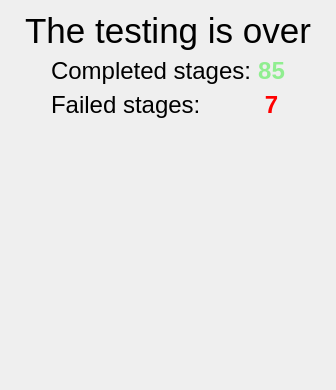
           <widget class="QWidget" name="end">
            <layout class="QVBoxLayout" name="verticalLayout_10">
             <item>
              <widget class="QLabel" name="label_4">
               <property name="sizePolicy">
                <sizepolicy hsizetype="Expanding" vsizetype="Expanding">
                 <horstretch>0</horstretch>
                 <verstretch>0</verstretch>
                </sizepolicy>
               </property>
               <property name="font">
                <font>
                 <pointsize>26</pointsize>
                </font>
               </property>
               <property name="text">
                <string>The testing is over</string>
               </property>
               <property name="alignment">
                <set>Qt::AlignCenter</set>
               </property>
              </widget>
             </item>
             <item>
              <layout class="QHBoxLayout" name="horizontalLayout_9">
               <item>
                <spacer name="horizontalSpacer_4">
                 <property name="orientation">
                  <enum>Qt::Horizontal</enum>
                 </property>
                 <property name="sizeHint" stdset="0">
                  <size>
                   <width>40</width>
                   <height>20</height>
                  </size>
                 </property>
                </spacer>
               </item>
               <item>
                <layout class="QGridLayout" name="gridLayout_2">
                 <item row="0" column="0">
                  <widget class="QLabel" name="label_5">
                   <property name="font">
                    <font>
                     <pointsize>18</pointsize>
                    </font>
                   </property>
                   <property name="text">
                    <string>Completed stages:</string>
                   </property>
                  </widget>
                 </item>
                 <item row="0" column="1">
                  <widget class="QLabel" name="completedCountLabel">
                   <property name="palette">
                    <palette>
                     <active>
                      <colorrole role="WindowText">
                       <brush brushstyle="SolidPattern">
                        <color alpha="255">
                         <red>144</red>
                         <green>238</green>
                         <blue>144</blue>
                        </color>
                       </brush>
                      </colorrole>
                      <colorrole role="Text">
                       <brush brushstyle="SolidPattern">
                        <color alpha="255">
                         <red>144</red>
                         <green>238</green>
                         <blue>144</blue>
                        </color>
                       </brush>
                      </colorrole>
                      <colorrole role="ButtonText">
                       <brush brushstyle="SolidPattern">
                        <color alpha="255">
                         <red>144</red>
                         <green>238</green>
                         <blue>144</blue>
                        </color>
                       </brush>
                      </colorrole>
                     </active>
                     <inactive>
                      <colorrole role="WindowText">
                       <brush brushstyle="SolidPattern">
                        <color alpha="255">
                         <red>144</red>
                         <green>238</green>
                         <blue>144</blue>
                        </color>
                       </brush>
                      </colorrole>
                      <colorrole role="Text">
                       <brush brushstyle="SolidPattern">
                        <color alpha="255">
                         <red>144</red>
                         <green>238</green>
                         <blue>144</blue>
                        </color>
                       </brush>
                      </colorrole>
                      <colorrole role="ButtonText">
                       <brush brushstyle="SolidPattern">
                        <color alpha="255">
                         <red>144</red>
                         <green>238</green>
                         <blue>144</blue>
                        </color>
                       </brush>
                      </colorrole>
                     </inactive>
                     <disabled>
                      <colorrole role="WindowText">
                       <brush brushstyle="SolidPattern">
                        <color alpha="255">
                         <red>144</red>
                         <green>238</green>
                         <blue>144</blue>
                        </color>
                       </brush>
                      </colorrole>
                      <colorrole role="Text">
                       <brush brushstyle="SolidPattern">
                        <color alpha="255">
                         <red>144</red>
                         <green>238</green>
                         <blue>144</blue>
                        </color>
                       </brush>
                      </colorrole>
                      <colorrole role="ButtonText">
                       <brush brushstyle="SolidPattern">
                        <color alpha="255">
                         <red>144</red>
                         <green>238</green>
                         <blue>144</blue>
                        </color>
                       </brush>
                      </colorrole>
                     </disabled>
                    </palette>
                   </property>
                   <property name="font">
                    <font>
                     <pointsize>18</pointsize>
                     <weight>75</weight>
                     <italic>false</italic>
                     <bold>true</bold>
                     <underline>false</underline>
                     <strikeout>false</strikeout>
                    </font>
                   </property>
                   <property name="text">
                    <string>85</string>
                   </property>
                   <property name="alignment">
                    <set>Qt::AlignCenter</set>
                   </property>
                  </widget>
                 </item>
                 <item row="1" column="0">
                  <widget class="QLabel" name="label_6">
                   <property name="font">
                    <font>
                     <pointsize>18</pointsize>
                    </font>
                   </property>
                   <property name="text">
                    <string>Failed stages:</string>
                   </property>
                  </widget>
                 </item>
                 <item row="1" column="1">
                  <widget class="QLabel" name="failedCountLabel">
                   <property name="palette">
                    <palette>
                     <active>
                      <colorrole role="WindowText">
                       <brush brushstyle="SolidPattern">
                        <color alpha="255">
                         <red>255</red>
                         <green>0</green>
                         <blue>0</blue>
                        </color>
                       </brush>
                      </colorrole>
                      <colorrole role="Text">
                       <brush brushstyle="SolidPattern">
                        <color alpha="255">
                         <red>255</red>
                         <green>0</green>
                         <blue>0</blue>
                        </color>
                       </brush>
                      </colorrole>
                      <colorrole role="ButtonText">
                       <brush brushstyle="SolidPattern">
                        <color alpha="255">
                         <red>255</red>
                         <green>0</green>
                         <blue>0</blue>
                        </color>
                       </brush>
                      </colorrole>
                     </active>
                     <inactive>
                      <colorrole role="WindowText">
                       <brush brushstyle="SolidPattern">
                        <color alpha="255">
                         <red>255</red>
                         <green>0</green>
                         <blue>0</blue>
                        </color>
                       </brush>
                      </colorrole>
                      <colorrole role="Text">
                       <brush brushstyle="SolidPattern">
                        <color alpha="255">
                         <red>255</red>
                         <green>0</green>
                         <blue>0</blue>
                        </color>
                       </brush>
                      </colorrole>
                      <colorrole role="ButtonText">
                       <brush brushstyle="SolidPattern">
                        <color alpha="255">
                         <red>255</red>
                         <green>0</green>
                         <blue>0</blue>
                        </color>
                       </brush>
                      </colorrole>
                     </inactive>
                     <disabled>
                      <colorrole role="WindowText">
                       <brush brushstyle="SolidPattern">
                        <color alpha="255">
                         <red>255</red>
                         <green>0</green>
                         <blue>0</blue>
                        </color>
                       </brush>
                      </colorrole>
                      <colorrole role="Text">
                       <brush brushstyle="SolidPattern">
                        <color alpha="255">
                         <red>255</red>
                         <green>0</green>
                         <blue>0</blue>
                        </color>
                       </brush>
                      </colorrole>
                      <colorrole role="ButtonText">
                       <brush brushstyle="SolidPattern">
                        <color alpha="255">
                         <red>255</red>
                         <green>0</green>
                         <blue>0</blue>
                        </color>
                       </brush>
                      </colorrole>
                     </disabled>
                    </palette>
                   </property>
                   <property name="font">
                    <font>
                     <pointsize>18</pointsize>
                     <weight>75</weight>
                     <bold>true</bold>
                    </font>
                   </property>
                   <property name="text">
                    <string>7</string>
                   </property>
                   <property name="alignment">
                    <set>Qt::AlignCenter</set>
                   </property>
                  </widget>
                 </item>
                </layout>
               </item>
               <item>
                <spacer name="horizontalSpacer_5">
                 <property name="orientation">
                  <enum>Qt::Horizontal</enum>
                 </property>
                 <property name="sizeHint" stdset="0">
                  <size>
                   <width>40</width>
                   <height>20</height>
                  </size>
                 </property>
                </spacer>
               </item>
              </layout>
             </item>
             <item>
              <spacer name="verticalSpacer">
               <property name="orientation">
                <enum>Qt::Vertical</enum>
               </property>
               <property name="sizeHint" stdset="0">
                <size>
                 <width>20</width>
                 <height>260</height>
                </size>
               </property>
              </spacer>
             </item>
            </layout>
           </widget>
